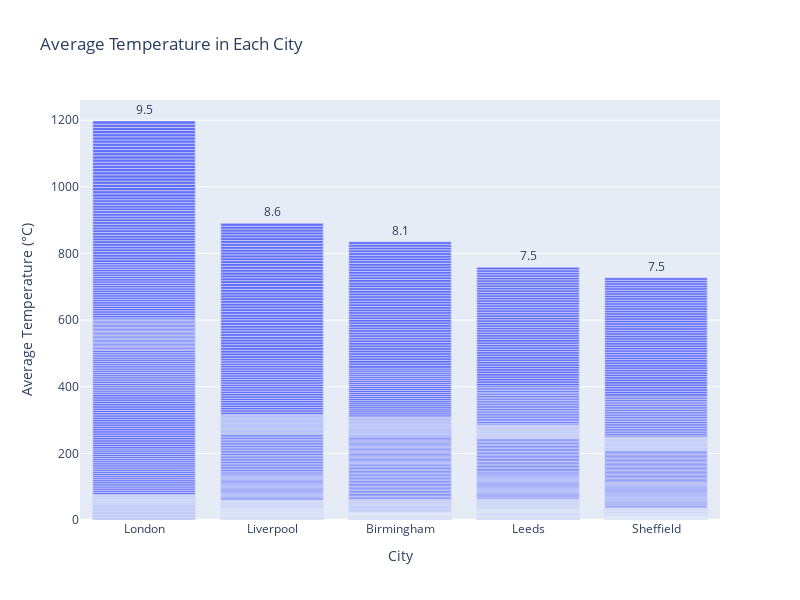

This figure's notebook cell:
### Code cell
fig = px.bar(weather_df, x='city', y='avgtemp_c', text='avgtemp_c', title='Average Temperature in Each City')
fig.update_traces(texttemplate='%{text:.2s}', textposition='outside')
fig.update_layout(uniformtext_minsize=8, uniformtext_mode='hide')
fig.update_layout(title_text='Average Temperature in Each City', xaxis_title='City', yaxis_title='Average Temperature (°C)')
fig.update_layout(width=800, height=600)  # Change the figure size
fig.update_yaxes(type='linear')  # Ensure y-axis type is linear
fig.update_xaxes(categoryorder='total descending')  # Sort the bars in ascending order
fig.show()

### Figure 1 — Plotly figure (JSON) as saved in the notebook; plotly's stock layout.template omitted (floating-point values rounded to 4 significant figures; data arrays with more than 128 entries replaced by an {"elided": "..."} marker saying what was removed)
{"data": [{"alignmentgroup": "True", "hovertemplate": "city=%{x}<br>avgtemp_c=%{text}<extra></extra>", "legendgroup": "", "marker": {"color": "#636efa", "pattern": {"shape": ""}}, "name": "", "offsetgroup": "", "orientation": "v", "showlegend": false, "text": {"elided": "1080 float values"}, "textposition": "outside", "texttemplate": "%{text:.2s}", "type": "bar", "x": {"elided": "1080 str values"}, "xaxis": "x", "y": {"elided": "1080 float values"}, "yaxis": "y"}], "layout": {"barmode": "relative", "height": 600, "legend": {"tracegroupgap": 0}, "title": {"text": "Average Temperature in Each City"}, "uniformtext": {"minsize": 8, "mode": "hide"}, "width": 800, "xaxis": {"anchor": "y", "categoryorder": "total descending", "domain": [0, 1], "title": {"text": "City"}}, "yaxis": {"anchor": "x", "domain": [0, 1], "title": {"text": "Average Temperature (°C)"}, "type": "linear"}}}
